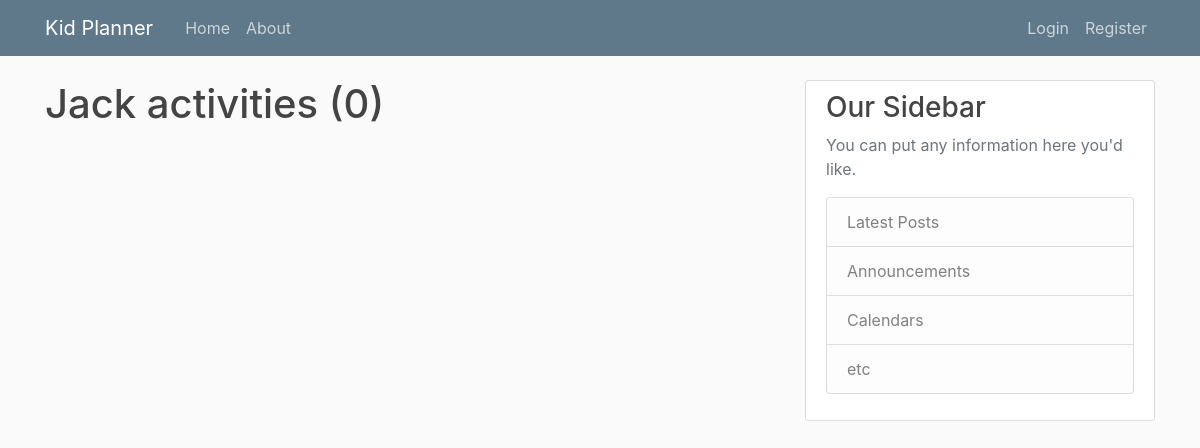
Before: /category/Jack with the older database file.
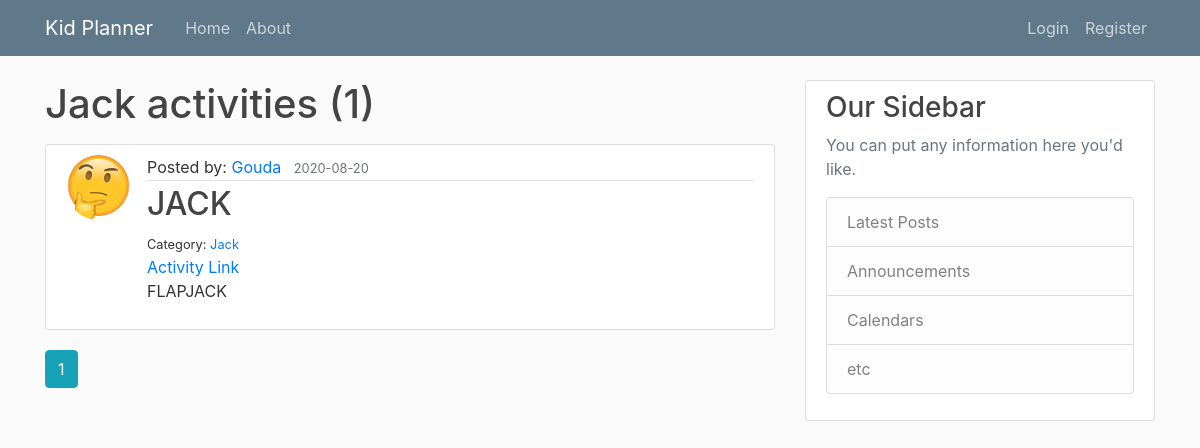
After: the same page with the newer database file.
### planner/models.py (models this page shows, shortened)
class Activity(db.Model):
    id = db.Column(db.Integer, primary_key=True)
    title = db.Column(db.String(100), nullable=False)
    link = db.Column(db.String(500), nullable=True, default="#")
    category = db.Column(db.String(100), nullable=True)
    description = db.Column(db.String(), nullable=True)
    date_posted = db.Column(db.DateTime, nullable=False, default=datetime.utcnow)
    user_id = db.Column(db.Integer, db.ForeignKey('user.id'), nullable=False)

class User(db.Model, UserMixin):
    id = db.Column(db.Integer, primary_key=True)
    username = db.Column(db.String(20), unique=True, nullable=False)
    email = db.Column(db.String(120), unique=True, nullable=False)
    image_file = db.Column(db.String(20), nullable=False, default='default.jpg')
    password = db.Column(db.String(60), nullable=False)
    activities = db.relationship('Activity', backref='author', lazy=True)

### planner/routes.py (the view)
@app.route('/category/<string:category>')
def category_activities(category):
    page = request.args.get('page', 1, type=int)
    activities = Activity.query.filter(Activity.category.ilike(category))\
        .order_by(Activity.date_posted.desc())\
        .paginate(page=page, per_page=5)
    return render_template('category_activities.html', activities=activities, category=category)

### planner/templates/category_activities.html
{% extends "layout.html" %}
{% block content %}
    <h1 class="mb-3">{{ category }} activities ({{ activities.total }})</h1>
    {% for activity in activities.items %}
        <article class="media content-section">
        <img class="rounded-circle article-img" src="{{ url_for('static', filename='profile_pics/' + activity.author.image_file) }}">
              <div class="media-body">
                <div class="article-metadata">
                  Posted by:  <a class="mr-2" href="{{ url_for('user_activities', username=activity.author.username) }}">{{ activity.author.username }}</a>
                  <small class="text-muted">{{ activity.date_posted.strftime('%Y-%m-%d') }}</small>
                </div>
                <h2><a class="article-title" href="{{ url_for('activity', activity_id=activity.id) }}">{{ activity.title }}</a></h2>
                <small>Category:  <a href="{{ url_for('category_activities', category=activity.category) }}">{{ activity.category }}</a></small><br>
                <a href='{{ activity.link }}' target="_blank">Activity Link</a>
                <p class="article-content">{{ activity.description }}</p>
              </div>
            </article>
    {% endfor %}
    {% for page_num in activities.iter_pages(left_edge=1, right_edge=1, left_current=1, right_current=2) %}
      {% if page_num %}
          {% if activities.page == page_num %}
            <a class="btn btn-info mb-4" href="{{ url_for('category_activities', category=category, page=page_num) }}">{{ page_num }}</a>
          {% else %}
            <a class="btn btn-outline-info mb-4" href="{{ url_for('category_activities', category=category, page=page_num) }}">{{ page_num }}</a>
          {% endif %}
      {% else %}
       ...
      {% endif %}
    {% endfor %}
{% endblock content %}

### planner/templates/layout.html (shortened to what this page needs)
<!DOCTYPE html>
<html lang="en">
<head>
  <link rel="stylesheet" href="https://stackpath.bootstrapcdn.com/bootstrap/4.5.0/css/bootstrap.min.css"
>
  <link rel="stylesheet" type="text/css" href="{{ url_for('static', filename='main.css') }}">
</head>
<body>
  <header class="site-header">
    <nav class="navbar navbar-expand-md navbar-dark bg-steel fixed-top">
      <div class="container">
        <a class="navbar-brand mr-4" href="/">Kid Planner</a>
        <div class="collapse navbar-collapse" id="navbarToggle">
          <div class="navbar-nav mr-auto">
            <a class="nav-item nav-link" href="{{ url_for('home') }}">Home</a>
            <a class="nav-item nav-link" href="{{ url_for('about') }}">About</a>
          </div>
          <div class="navbar-nav">
            {% if current_user.is_authenticated %}
            <a class="nav-item nav-link" href="{{ url_for('new_activity') }}">New Activity</a>
            <a class="nav-item nav-link" href="{{ url_for('account') }}">Account</a>
            <a class="nav-item nav-link" href="{{ url_for('logout') }}">Logout</a>
            {% else %}
            <a class="nav-item nav-link" href="{{ url_for('login') }}">Login</a>
            <a class="nav-item nav-link" href="{{ url_for('register') }}">Register</a>
            {% endif %}
          </div>
        </div>
      </div>
    </nav>
  </header>
  <main role="main" class="container">
    <div class="row">
      <div class="col-md-8">
        {% block content %}{% endblock %}
      </div>
      <div class="col-md-4">
        <div class="content-section">
          <h3>Our Sidebar</h3>
          <p class='text-muted'>You can put any information here you'd like.
            <ul class="list-group">
              <li class="list-group-item list-group-item-light">Latest Posts</li>
              <li class="list-group-item list-group-item-light">Announcements</li>
              <li class="list-group-item list-group-item-light">Calendars</li>
              <li class="list-group-item list-group-item-light">etc</li>
            </ul>
          </p>
        </div>
      </div>
    </div>
  </main>
</body>
</html>

### planner/static/main.css (style rules this page uses)
body { background: #fafafa; color: #333333; margin-top: 5rem; }
h1, h2, h3, h4, h5, h6 { color: #444444; }
.bg-steel { background-color: #5f788a; }
.site-header .navbar-nav .nav-link { color: #cbd5db; }
.content-section { background: #ffffff; padding: 10px 20px; border: 1px solid #dddddd; border-radius: 3px; margin-bottom: 20px; }
.article-title { color: #444444; }
.article-content { white-space: pre-line; }
.article-img { height: 65px; width: 65px; margin-right: 16px; }
.article-metadata { padding-bottom: 1px; margin-bottom: 4px; border-bottom: 1px solid #e3e3e3 }

Changed rows visible on the page:
added Activity: image_file (placeholder picture), author.username "Gouda", date_posted "2020-08-20", title "JACK", category "Jack", description "FLAPJACK"
Other visible differences:
{{ activities.total }}: "0" → "1"
new list line: "1"
